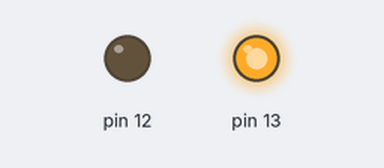
The sketch below on a simulated Arduino Uno, built with avr-gcc and run on an emulated ATmega328P. Parts: output pins drawn as LEDs (lit = HIGH).

Above: at 0.1 s.
Timing chart, 0 to 1.6 s (numbered marks = the images above):
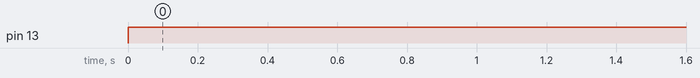

Measured:
- by itself, pin 13: LOW → HIGH at 0.00 s

The sketch:

Ext_LED_Blink.ino
```cpp
void setup() {
  pinMode(12, OUTPUT);
  pinMode(13, OUTPUT);
}

void loop()
{
  digitalWrite(13,HIGH);
  digitalWrite(12,LOW);
}
```
